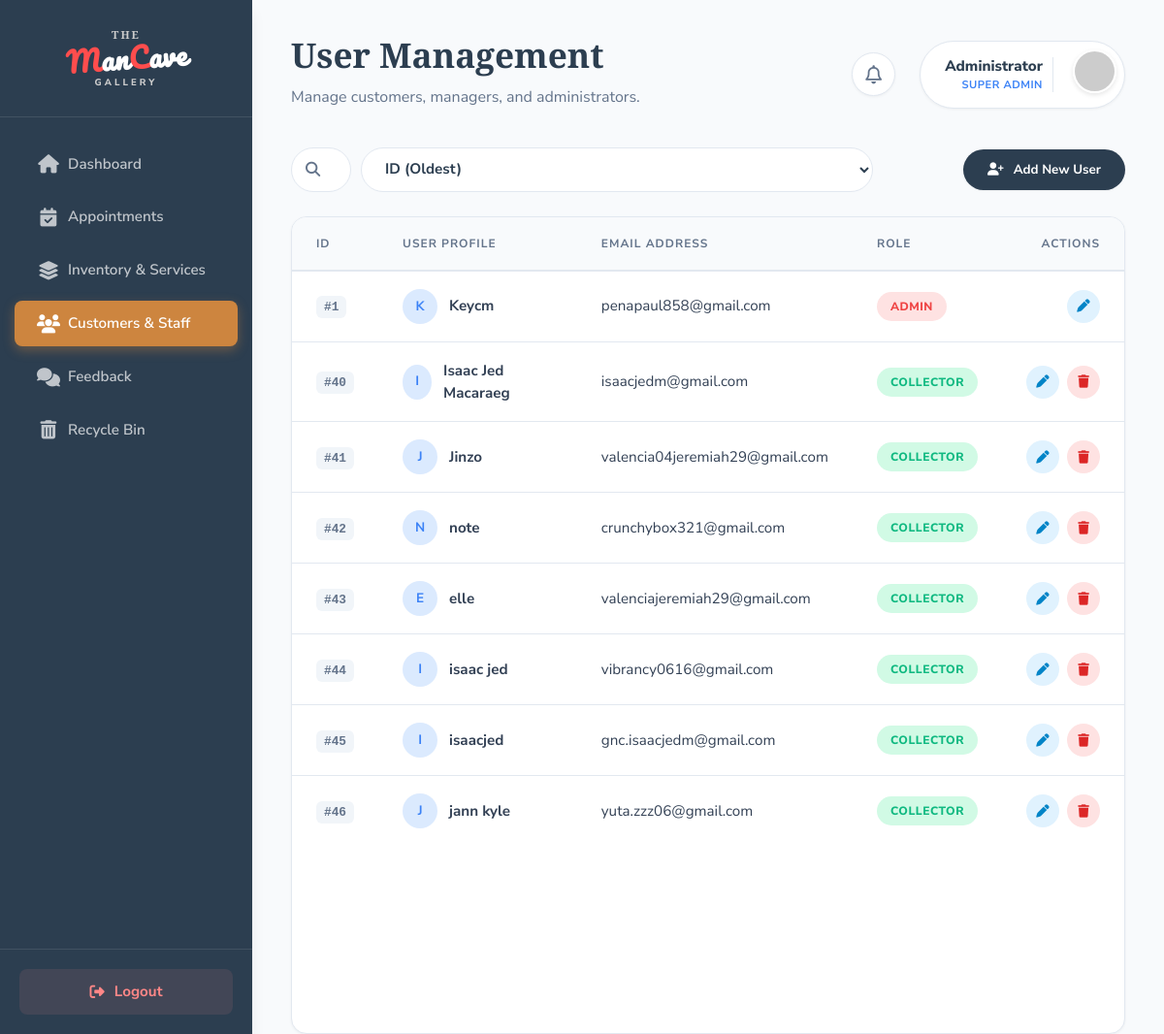
/users.php (signed in), run on the app's committed database.
### tables this page shows
CREATE TABLE `users` (
  `id` int(11) NOT NULL,
  `username` varchar(50) NOT NULL,
  `email` varchar(100) DEFAULT NULL,
  `password` varchar(255) NOT NULL,
  `role` varchar(20) DEFAULT 'user',
  `reset_token_hash` varchar(64) DEFAULT NULL,
  `reset_token_expires_at` datetime DEFAULT NULL,
  `account_activation_hash` varchar(64) DEFAULT NULL,
  `image_path` varchar(255) DEFAULT NULL
);

### users.php (the view, shortened to what this page needs)
<?php
include 'config.php';
$sortOption = $_GET['sort'] ?? 'id_asc';
$orderBy = "id ASC";
switch ($sortOption) {
    case 'id_asc': default: $orderBy = "id ASC"; break;
}
$users = [];
$sql = "SELECT id, username, email, role FROM users ORDER BY $orderBy";
$result = mysqli_query($conn, $sql);
if ($result) {
    while ($row = mysqli_fetch_assoc($result)) {
        $users[] = $row;
    }
}
?>
<!DOCTYPE html>
<html lang="en">
<head>
    <link rel="stylesheet" href="https://cdnjs.cloudflare.com/ajax/libs/font-awesome/6.4.0/css/all.min.css">
    <link rel="stylesheet" href="admin_new_style.css">
</head>
<body>
    <aside class="sidebar">
        <div class="sidebar-header">
            <a href="index.php" class="sidebar-logo">
                <span class="logo-top">THE</span>
                <span class="logo-main"><span class="logo-red">M</span>an<span class="logo-red">C</span>ave</span>
                <span class="logo-bottom">GALLERY</span>
            </a>
        </div>
        <nav class="sidebar-nav">
            <ul>
                <li><a href="admin.php"><i class="fas fa-home"></i> <span>Dashboard</span></a></li>
                <li><a href="reservations.php"><i class="fas fa-calendar-check"></i> <span>Appointments</span></a></li>
                <li><a href="content.php"><i class="fas fa-layer-group"></i> <span>Inventory & Services</span></a></li>
                <li class="active"><a href="users.php"><i class="fas fa-users"></i> <span>Customers & Staff</span></a></li>
                <li><a href="feedback.php"><i class="fas fa-comments"></i> <span>Feedback</span></a></li>
                <li><a href="trash.php"><i class="fas fa-trash-alt"></i> <span>Recycle Bin</span></a></li>
            </ul>
        </nav>
        <div class="sidebar-footer">
            <a href="logout.php" class="btn-logout"><i class="fas fa-sign-out-alt"></i> <span>Logout</span></a>
        </div>
    </aside>
    <main class="main-content">
        <header class="top-bar">
            <div class="page-header">
                <h1>User Management</h1>
                <p>Manage customers, managers, and administrators.</p>
            </div>
            <div class="header-actions">
                <div class="notif-wrapper">
                    <div class="notif-bell" id="adminNotifBtn">
                        <i class="far fa-bell"></i>
                    </div>
                </div>
                <div class="user-profile">
                    <div class="profile-info">
                        <span class="name">Administrator</span>
                        <span class="role">Super Admin</span>
                    </div>
                    <div class="avatar"><img src="https://ui-avatars.com/api/?name=Admin&background=cd853f&color=fff" alt="Admin"></div>
                </div>
            </div>
        </header>
        <div class="controls-bar">
            <form method="GET" class="search-group">
                <div class="search-wrapper">
                    <i class="fas fa-search"></i>
                    <input type="text" id="userSearch" placeholder="Search by name or email...">
                </div>
                <select name="sort" class="sort-select" onchange="this.form.submit()">
                    <option value="id_asc" <?= $sortOption == 'id_asc' ? 'selected' : '' ?>>ID (Oldest)</option>
                </select>
            </form>
            <button class="btn-add" id="addNewUserBtn">
                <i class="fas fa-user-plus"></i> Add New User
            </button>
        </div>
        <div class="card table-card">
            <div class="table-responsive">
                <table class="styled-table" id="usersTable">
                    <thead>
                        <tr>
                            <th>ID</th>
                            <th>User Profile</th>
                            <th>Email Address</th>
                            <th>Role</th>
                            <th style="text-align: right;">Actions</th>
                        </tr>
                    </thead>
                    <tbody>
                        <?php if (empty($users)): ?>
                            <tr><td colspan="5" class="text-center" style="padding:40px; color:#999;">No users found.</td></tr>
                        <?php else: ?>
                            <?php foreach ($users as $user):
                                $role = strtolower($user['role']);
                                $roleClass = 'status-approved';
                                $roleLabel = 'Collector';
                                if ($role === 'admin') {
                                    $roleClass = 'status-cancelled';
                                    $roleLabel = 'Admin';
                                } elseif ($role === 'manager') {
                                    $roleClass = 'status-completed';
                                    $roleLabel = 'Manager';
                                }
                                $initial = strtoupper(substr($user['username'], 0, 1));
                            ?>
                            <tr data-id="<?= $user['id'] ?>"
                                data-username="<?= htmlspecialchars($user['username']) ?>"
                                data-email="<?= htmlspecialchars($user['email']) ?>"
                                data-role="<?= htmlspecialchars($role) ?>">
                                <td><span class="id-badge">#<?= $user['id'] ?></span></td>
                                <td>
                                    <div class="user-cell">
                                        <div class="user-avatar-sm"><?= $initial ?></div>
                                        <strong><?= htmlspecialchars($user['username']) ?></strong>
                                    </div>
                                </td>
                                <td><?= htmlspecialchars($user['email']) ?></td>
                                <td>
                                    <span class="status-badge <?= $roleClass ?>"><?= $roleLabel ?></span>
                                </td>
                                <td style="text-align: right;">
                                    <div class="actions" style="justify-content: flex-end;">
                                        <button class="btn-icon edit" onclick="editUser(this)" title="Edit User">
                                            <i class="fas fa-pen"></i>
                                        </button>
                                        <?php if ($user['id'] != $_SESSION['user_id']): ?>
                                            <button class="btn-icon delete" onclick="deleteUser(<?= $user['id'] ?>)" title="Move to Trash">
                                                <i class="fas fa-trash"></i>
                                            </button>
                                        <?php endif; ?>
                                    </div>
                                </td>
                            </tr>
                            <?php endforeach; ?>
                        <?php endif; ?>
                    </tbody>
                </table>
            </div>
        </div>
    </main>
</body>
</html>

### users.php (style rules this page uses)
.sidebar-logo { display: flex; flex-direction: column; align-items: center; gap: 0; line-height: 1; text-decoration: none; }
.logo-top { font-family: 'Playfair Display', serif; font-size: 0.7rem; font-weight: 700; color: #ccc; letter-spacing: 2px; }
.logo-main { font-family: 'Pacifico', cursive; font-size: 1.8rem; transform: rotate(-4deg); margin: 5px 0; color: #fff; }
.logo-red { color: #ff4d4d; }
.logo-bottom { font-family: 'Nunito Sans', sans-serif; font-size: 0.6rem; font-weight: 800; color: #ccc; letter-spacing: 3px; text-transform: uppercase; }
.header-actions { display: flex; align-items: center; gap: 25px; }
.notif-wrapper { position: relative; }
.notif-bell { background: #fff; width: 45px; height: 45px; border-radius: 50%; display: flex; align-items: center; justify-content: center; font-size: 1.2rem; color: var(--secondary); cursor: pointer; box-shadow: var(--shadow-sm); border: 1px solid var(--border); transition: 0.3s; }
.controls-bar { display: flex; justify-content: space-between; align-items: center; margin-bottom: 25px; gap: 15px; flex-wrap: wrap; }
.search-group { display: flex; gap: 10px; flex: 1; max-width: 600px; }
.search-wrapper { position: relative; flex: 1; }
.search-wrapper i { position: absolute; left: 15px; top: 50%; transform: translateY(-50%); color: var(--secondary); }
.search-wrapper input { width: 100%; padding: 12px 15px 12px 45px; border-radius: 50px; border: 1px solid var(--border); outline: none; transition: 0.3s; }
.sort-select { padding: 0 20px; border-radius: 50px; border: 1px solid var(--border); background: white; color: var(--primary); font-weight: 700; cursor: pointer; outline: none; min-width: 150px; }
.btn-add { background: var(--primary); color: white; padding: 12px 25px; border-radius: 50px; font-weight: 700; border: none; cursor: pointer; display: flex; align-items: center; gap: 10px; transition: 0.3s; box-shadow: var(--shadow-sm); }

### data on the page
users: id "1", username "K", username "Keycm", email "penapaul858@gmail.com", role "ADMIN"
users: id "40", username "I", username "Isaac Jed Macaraeg", email "isaacjedm@gmail.com", roleLabel "COLLECTOR"
users: id "41", username "J", username "Jinzo", email "valencia04jeremiah29@gmail.com", roleLabel "COLLECTOR"
users: id "42", username "N", username "note", email "crunchybox321@gmail.com", roleLabel "COLLECTOR"
users: id "43", username "E", username "elle", email "valenciajeremiah29@gmail.com", roleLabel "COLLECTOR"
users: id "44", username "I", username "isaac jed", email "vibrancy0616@gmail.com", roleLabel "COLLECTOR"
users: id "45", username "I", username "isaacjed", email "gnc.isaacjedm@gmail.com", roleLabel "COLLECTOR"
users: id "46", username "J", username "jann kyle", email "yuta.zzz06@gmail.com", roleLabel "COLLECTOR"
